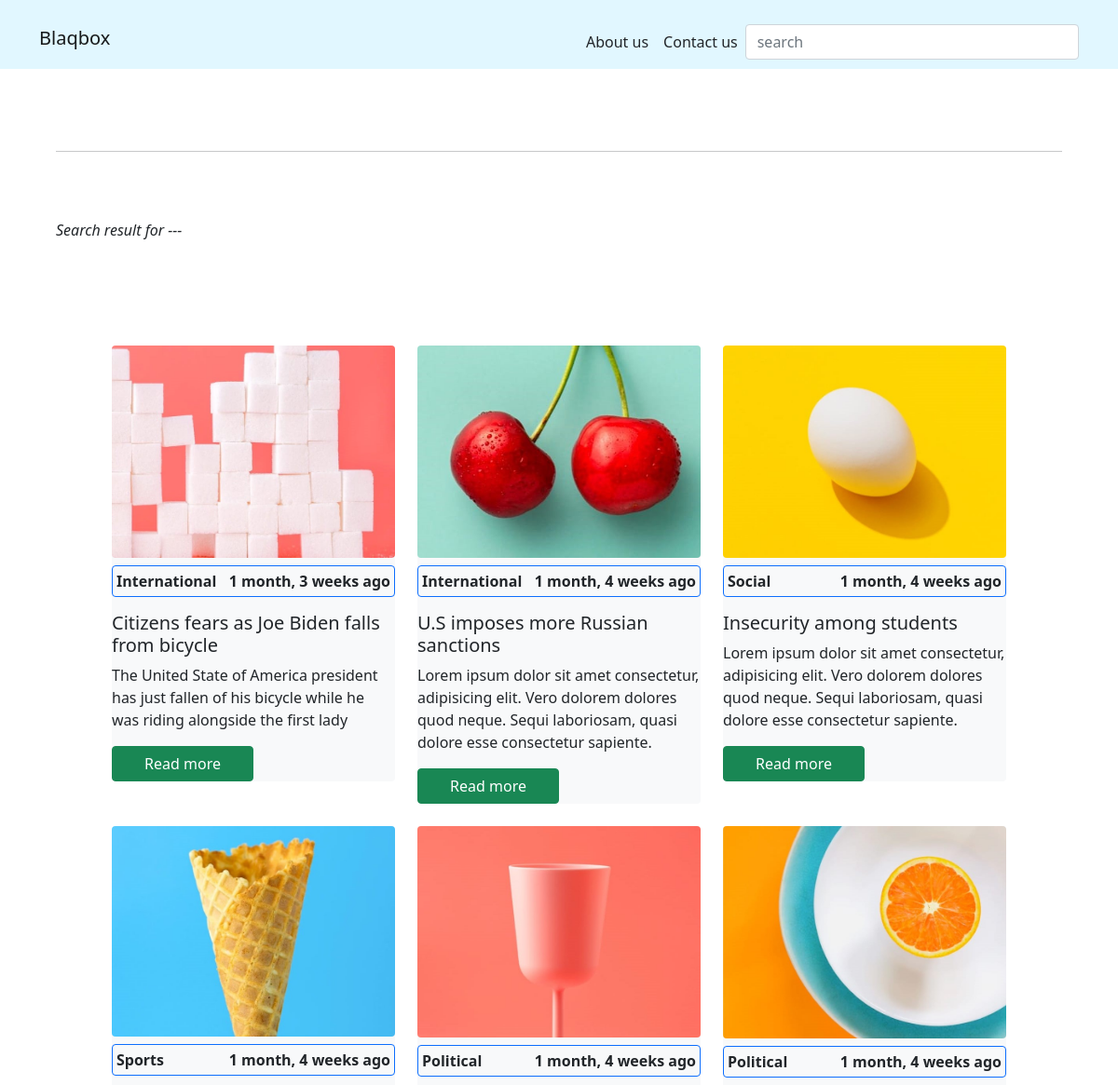
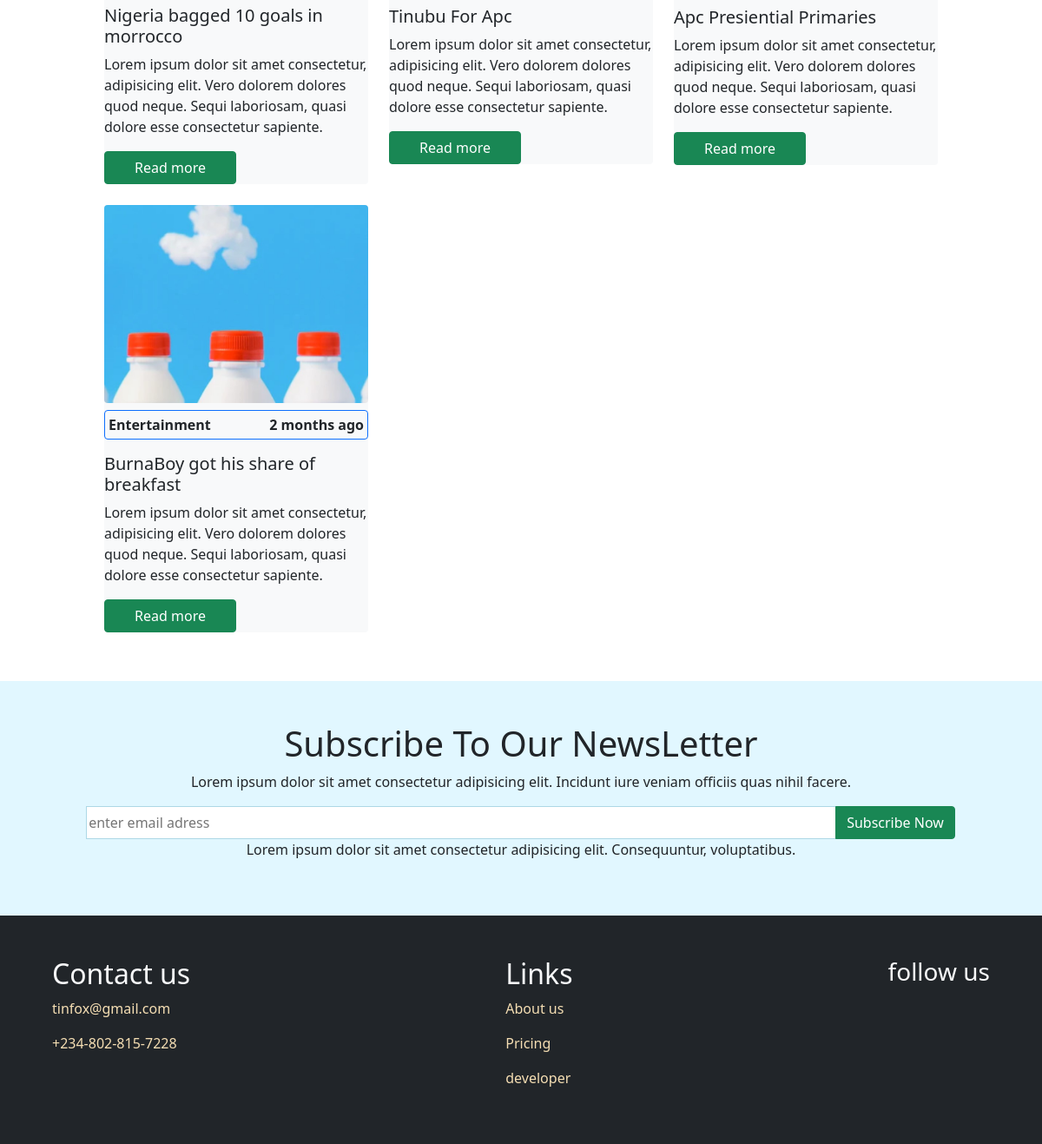
The app's page /search/ with its own data (2 pictures, top to bottom).
### blog/models.py (models this page shows, shortened)
class Post(models.Model):
    category = models.ForeignKey(Category, related_name='posts', on_delete=models.CASCADE)
    title = models.CharField(max_length=150)
    slug = models.SlugField()
    intro = models.TextField(max_length=200)
    paragraph_one = models.TextField( null=True, blank=True)
    paragraph_two = models.TextField( null=True, blank=True)
    paragraph_three = models.TextField( null=True, blank=True)
    paragraph_four = models.TextField( null=True, blank=True)
    created_at = models.DateTimeField(auto_now_add=True)
    image = models.ImageField(upload_to='uploads/', null=True, blank=True)
    class Meta:
        ordering = ("-created_at",)

class Category(models.Model):
    title = models.CharField(max_length=255)
    slug = models.SlugField()
    class Meta:
        ordering = ('title',)
        verbose_name_plural = "Categories"
    def __str__(self):
        return self.title

### blog/views.py (the view)
# urls.py: path("search/", views.search, name="search" ),
def search(request):
    query = request.GET.get("query", "")
    addSubscribers(request.GET.get("email", ""))
    posts = Post.objects.filter(Q(title__icontains=query) | Q(intro__icontains=query) | Q(paragraph_one__icontains=query))
    context = {
        'posts': posts,
        'query': query
    }
    return render(request, 'blog/search.html', context)

### blog/utils.py (called while the page is built)
def addSubscribers(email):
    subscribe = Subscribers(email=email)
    subscribe.save()

### blog/templates/blog/search.html (shortened to what this page needs)
{% extends 'core/base.html' %}
{% block content %}
<p><em>Search result for ---</em><b> {{query}}</b></p>
<section class="text-dark p-lg-5 mt-3 mt-md-5">
  <div class="container">
    <div class="row g-4 d-none d-md-flex">
      {% for post in posts %}
      <div class="col-md-4">
        <div class="card bg-light border-0">
          <img
            src="{{post.image.url}}"
            class="news-img rounded img-fluid"
            alt=""
          />
          <div
            class="card-category d-flex justify-content-between p-1 align-items-center border border-primary mt-2 rounded"
          >
            <span> {{post.category}} </span>
            <span> {{post.created_at|timesince}} ago </span>
          </div>
          <h5 class="card-title mt-3">{{post.title}}</h5>
          <p>{{post.intro}}</p>
          <a
            href="{% url 'post_detail' post.category.slug post.slug %}"
            class="btn btn-success"
            style="width: 50%"
          >
            Read more</a
          >
        </div>
      </div>
      {% endfor %}
    </div>
  </div>
</section>
{% endblock content %}

### core/static/core/style.css (style rules this page uses)
body::before { display: block; content: ""; height: 50px; }
.news-img { width: 100%; }
.card-category span { font-weight: 600; }

### records on screen
Post: image (picture), category "International", created_at "1 month, 3 weeks", title "Citizens fears as Joe Biden falls from bicycle", intro "The United State of America president has just fallen of his bicycle while he was riding alongside the first lady"
Post: image (picture), category "International", created_at "1 month, 4 weeks", title "U.S imposes more Russian sanctions", intro "Lorem ipsum dolor sit amet consectetur, adipisicing elit. Vero dolorem dolores quod neque. Sequi laboriosam, quasi dolore esse consectetur sapiente."
Post: image (picture), category "Social", created_at "1 month, 4 weeks", title "Insecurity among students", intro "Lorem ipsum dolor sit amet consectetur, adipisicing elit. Vero dolorem dolores quod neque. Sequi laboriosam, quasi dolore esse consectetur sapiente."
Post: image (picture), category "Sports", created_at "1 month, 4 weeks", title "Nigeria bagged 10 goals in morrocco", intro "Lorem ipsum dolor sit amet consectetur, adipisicing elit. Vero dolorem dolores quod neque. Sequi laboriosam, quasi dolore esse consectetur sapiente."
Post: image (picture), category "Political", created_at "1 month, 4 weeks", title "Tinubu For Apc", intro "Lorem ipsum dolor sit amet consectetur, adipisicing elit. Vero dolorem dolores quod neque. Sequi laboriosam, quasi dolore esse consectetur sapiente."
Post: image (picture), category "Political", created_at "1 month, 4 weeks", title "Apc Presiential Primaries", intro "Lorem ipsum dolor sit amet consectetur, adipisicing elit. Vero dolorem dolores quod neque. Sequi laboriosam, quasi dolore esse consectetur sapiente."
Post: image (picture), category "Entertainment", created_at "2 months", title "BurnaBoy got his share of breakfast", intro "Lorem ipsum dolor sit amet consectetur, adipisicing elit. Vero dolorem dolores quod neque. Sequi laboriosam, quasi dolore esse consectetur sapiente."
